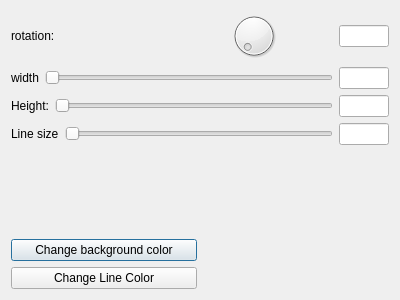
<?xml version="1.0" encoding="UTF-8"?>
<ui version="4.0">
 <class>CustomEllipse_Editor</class>
 <widget class="QDialog" name="CustomEllipse_Editor">
  <property name="geometry">
   <rect>
    <x>0</x>
    <y>0</y>
    <width>400</width>
    <height>300</height>
   </rect>
  </property>
  <property name="windowTitle">
   <string>Dialog</string>
  </property>
  <layout class="QVBoxLayout" name="verticalLayout">
   <item>
    <layout class="QHBoxLayout" name="horizontalLayout_4">
     <item>
      <widget class="QLabel" name="rotationLabel">
       <property name="text">
        <string>rotation: </string>
       </property>
      </widget>
     </item>
     <item>
      <widget class="QDial" name="rotationDial">
       <property name="maximum">
        <number>360</number>
       </property>
      </widget>
     </item>
     <item>
      <widget class="QLineEdit" name="rotationLineEdit">
       <property name="maximumSize">
        <size>
         <width>50</width>
         <height>16777215</height>
        </size>
       </property>
      </widget>
     </item>
    </layout>
   </item>
   <item>
    <layout class="QHBoxLayout" name="horizontalLayout">
     <item>
      <widget class="QLabel" name="widthLabel">
       <property name="text">
        <string>width</string>
       </property>
      </widget>
     </item>
     <item>
      <widget class="QSlider" name="sizeSliderWidth">
       <property name="minimum">
        <number>1</number>
       </property>
       <property name="maximum">
        <number>255</number>
       </property>
       <property name="orientation">
        <enum>Qt::Horizontal</enum>
       </property>
      </widget>
     </item>
     <item>
      <widget class="QLineEdit" name="widthSizeLineEdit">
       <property name="maximumSize">
        <size>
         <width>50</width>
         <height>16777215</height>
        </size>
       </property>
      </widget>
     </item>
    </layout>
   </item>
   <item>
    <layout class="QHBoxLayout" name="horizontalLayout_2">
     <item>
      <widget class="QLabel" name="heightLabel">
       <property name="text">
        <string>Height:</string>
       </property>
      </widget>
     </item>
     <item>
      <widget class="QSlider" name="sizeSliderHeight">
       <property name="minimum">
        <number>1</number>
       </property>
       <property name="maximum">
        <number>128</number>
       </property>
       <property name="orientation">
        <enum>Qt::Horizontal</enum>
       </property>
      </widget>
     </item>
     <item>
      <widget class="QLineEdit" name="heigthSizeLineEdit">
       <property name="maximumSize">
        <size>
         <width>50</width>
         <height>16777215</height>
        </size>
       </property>
      </widget>
     </item>
    </layout>
   </item>
   <item>
    <layout class="QHBoxLayout" name="horizontalLayout_6">
     <item>
      <widget class="QLabel" name="label_2">
       <property name="text">
        <string>Line size</string>
       </property>
      </widget>
     </item>
     <item>
      <widget class="QSlider" name="sizeSliderLineThickness">
       <property name="orientation">
        <enum>Qt::Horizontal</enum>
       </property>
      </widget>
     </item>
     <item>
      <widget class="QLineEdit" name="lineThicknessSizeLineEdit_2">
       <property name="maximumSize">
        <size>
         <width>50</width>
         <height>16777215</height>
        </size>
       </property>
      </widget>
     </item>
    </layout>
   </item>
   <item>
    <spacer name="verticalSpacer">
     <property name="orientation">
      <enum>Qt::Vertical</enum>
     </property>
     <property name="sizeHint" stdset="0">
      <size>
       <width>20</width>
       <height>69</height>
      </size>
     </property>
    </spacer>
   </item>
   <item>
    <layout class="QHBoxLayout" name="horizontalLayout_3">
     <item>
      <widget class="QPushButton" name="colorPicker">
       <property name="text">
        <string>Change background color</string>
       </property>
      </widget>
     </item>
     <item>
      <widget class="QLabel" name="colorLabelHolder">
       <property name="text">
        <string/>
       </property>
      </widget>
     </item>
    </layout>
   </item>
   <item>
    <layout class="QHBoxLayout" name="horizontalLayout_5">
     <item>
      <widget class="QPushButton" name="pushButton">
       <property name="text">
        <string>Change Line Color</string>
       </property>
      </widget>
     </item>
     <item>
      <widget class="QLabel" name="lineColorLabelHolder">
       <property name="text">
        <string/>
       </property>
      </widget>
     </item>
    </layout>
   </item>
  </layout>
 </widget>
 <resources/>
 <connections/>
</ui>
